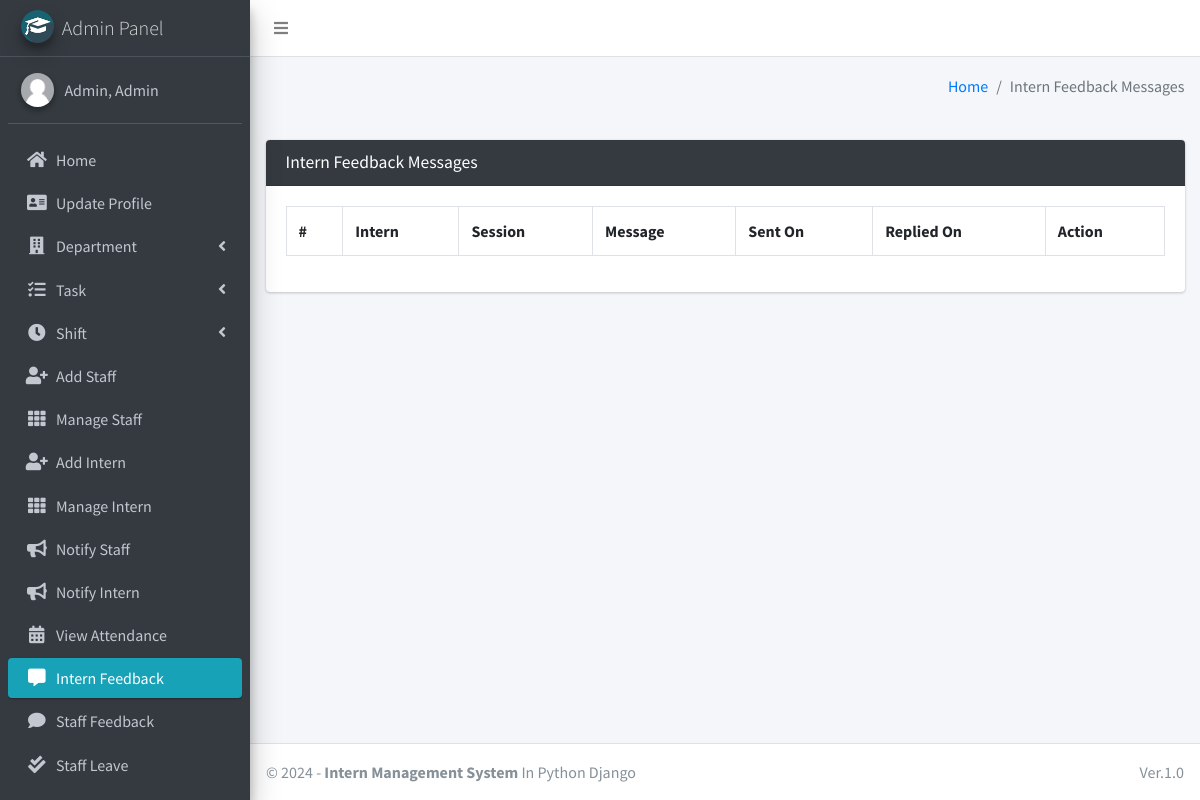
The app's page /intern/view/feedback/ (signed in) with its own data.
### main_app/models.py (models this page shows)
class CustomUser(AbstractUser):
    USER_TYPE = ((1, "HOD"), (2, "Staff"), (3, "Intern"))
    GENDER = [("M", "Male"), ("F", "Female")]
    username = None  # Removed username, using email instead
    email = models.EmailField(unique=True)
    user_type = models.CharField(default=1, choices=USER_TYPE, max_length=1)
    gender = models.CharField(max_length=1, choices=GENDER)
    profile_pic = models.ImageField()
    address = models.TextField()
    fcm_token = models.TextField(default="")  # For firebase notifications
    created_at = models.DateTimeField(auto_now_add=True)
    updated_at = models.DateTimeField(auto_now=True)
    USERNAME_FIELD = "email"
    REQUIRED_FIELDS = []
    objects = CustomUserManager()
    def __str__(self):
        return self.last_name + ", " + self.first_name

### main_app/hod_views.py (the view, shortened to what this page needs)
# urls.py: path("intern/view/feedback/", hod_views.intern_feedback_message,
@csrf_exempt
def intern_feedback_message(request):
    if request.method != 'POST':
        feedbacks = FeedbackIntern.objects.all()
        context = {
            'feedbacks': feedbacks,
            'page_title': 'Intern Feedback Messages'
        }
        return render(request, 'hod_template/intern_feedback_template.html', context)

### main_app/templates/hod_template/intern_feedback_template.html (shortened to what this page needs)
{% extends 'main_app/base.html' %}
{% load static %}
{% block content %}
<section class="content">
    <div class="container-fluid">
        <div class="row">
            <div class="col-md-12">
                <div class="card card-dark">
                    <div class="card-header">
                        <h3 class="card-title">{{page_title}}</h3>
                    </div>
                    <div class="table card-body">
                        <table class="table table-bordered table-hover">
                            <tr>
                                <th>#</th>
                                <th>Intern</th>
                                <th>Session</th>
                                <th>Message</th>
                                <th>Sent On</th>
                                <th>Replied On</th>
                                <th>Action</th>
                            </tr>
                        </table>
                    </div>
                    </div>
            </div>
        </div>
    </div>
</section>
{% endblock content %}

### main_app/templates/main_app/sidebar_template.html (shortened to what this page needs)
{% load static %}
<aside class="main-sidebar sidebar-dark-info elevation-4">
    {% if request.user.user_type == '1' %}
    <a href="{% url 'admin_home' %}" class="brand-link">
        <img src="{% static 'dist/img/cmsl.png' %} " alt="AdminLTE Logo"
            class="brand-image img-circle elevation-3" >
        <span class="brand-text font-weight-light">Admin Panel</span>
    </a>
    <div class="sidebar">
        <div class="user-panel mt-3 pb-3 mb-3 d-flex">
            <div class="image">
                <img src="{{ request.user.profile_pic}}" class="img-circle elevation-2" alt="User Image">
            </div>
            <div class="info">
                <a href="#" class="d-block">{{user}}</a>
            </div>
        </div>
        <nav class="mt-2">
            <ul class="nav nav-pills nav-sidebar flex-column" data-widget="treeview" role="menu" data-accordion="false">
                <li class="nav-item">
                    {% url 'admin_home' as admin_home %}
                    <a href="{{admin_home}}" class="nav-link {% if admin_home == request.path %} active {% endif %}">
                        <i class="nav-icon fas fa-home"></i>
                        <p>
                            Home
                        </p>
                    </a>
                </li>
                <li class="nav-item">
                    {% url 'admin_view_profile' as admin_view_profile %}
                    <a href="{{admin_view_profile}}"
                        class="nav-link {% if admin_view_profile == request.path %} active {% endif %}">
                        <i class="nav-icon fas fa-address-card"></i>
                        <p>
                            Update Profile
                        </p>
                    </a>
                </li>
                <li class="nav-item has-treeview">
                    <a href="#" class="nav-link">
                        <i class="nav-icon fas fa-building"></i>
                        <p>
                            Department
                            <i class="fas fa-angle-left right"></i>
                        </p>
                    </a>
                </li>
                <li class="nav-item has-treeview">
                    <a href="#" class="nav-link">
                        <i class="nav-icon fas fa-tasks"></i>
                        <p>
                            Task
                            <i class="fas fa-angle-left right"></i>
                        </p>
                    </a>
                </li>
                <li class="nav-item has-treeview">
                    <a href="#" class="nav-link">
                        <i class="nav-icon fas fa-clock"></i>
                        <p>
                            Shift
                            <i class="fas fa-angle-left right"></i>
                        </p>
                    </a>
                </li>
                <li class="nav-item">
                    {% url 'add_staff' as add_staff %}
                    <a href="{{add_staff}}" class="nav-link {% if add_staff == request.path %} active {% endif %}">
                        <i class="nav-icon fas fa-user-plus"></i>
                        <p>
                            Add Staff
                        </p>
                    </a>
                </li>
                <li class="nav-item">
                    {% url 'manage_staff' as manage_staff %}
                    {% url 'edit_staff' staff_id as edit_staff %}
                    <a href="{{manage_staff}}"
                        class="nav-link {% if manage_staff == request.path or request.path == edit_staff %} active {% endif %}">
                        <i class="nav-icon fas fa-th"></i>
                        <p>
                            Manage Staff
                        </p>
                    </a>
                </li>
                <li class="nav-item">
                    {% url 'add_intern' as add_intern%}
                    <a href="{{add_intern}}" class="nav-link  {% if add_intern == request.path %} active {% endif %}">
                        <i class="nav-icon fas fa-user-plus"></i>
                        <p>
                            Add Intern
                        </p>
                    </a>
                </li>
                <li class="nav-item">
                    {% url 'manage_intern' as manage_intern %}
                    {% url 'edit_intern' intern_id as edit_intern %}
                    <a href="{{manage_intern}}"
                        class="nav-link  {% if edit_intern == request.path or manage_intern == request.path %} active {% endif %}">
                        <i class="nav-icon fas fa-th"></i>
                        <p>
                            Manage Intern
                        </p>
                    </a>
                </li>
                <li class="nav-item">
                    {% url 'admin_notify_staff' as admin_notify_staff %}
                    <a href="{{admin_notify_staff}}"
                        class="nav-link {% if admin_notify_staff == request.path %} active {% endif %}">
                        <i class="nav-icon fas fa-bullhorn"></i>
                        <p>
                            Notify Staff
                        </p>
                    </a>
                </li>
                <li class="nav-item">
                    {% url 'admin_notify_intern' as admin_notify_intern %}
                    <a href="{{admin_notify_intern}}"
                        class="nav-link {% if admin_notify_intern == request.path %} active {% endif %}">
                        <i class="nav-icon fas fa-bullhorn"></i>
                        <p>
                            Notify Intern
                        </p>
                    </a>
                </li>
                <li class="nav-item">
                    {% url 'admin_view_attendance' as admin_view_attendance %}
                <li class="nav-item">
                    <a href="{{admin_view_attendance}}"
                        class="nav-link  {% if admin_view_attendance == request.path %} active {% endif %}">
                        <i class="nav-icon fas fa-calendar-alt"></i>
                        <p>
                            View Attendance
                        </p>
                    </a>
                </li>
                <li class="nav-item">
                    {% url 'intern_feedback_message' as intern_feedback_message %}
                    <a href="{{ intern_feedback_message }}"
                        class="nav-link  {% if intern_feedback_message == request.path %} active {% endif %}">
                        <i class="nav-icon fas fa-comment-alt"></i>
                        <p>
                            Intern Feedback
                        </p>
                    </a>
                </li>
                <li class="nav-item">
                    {% url 'staff_feedback_message' as staff_feedback_message %}
                    <a href="{{staff_feedback_message}}"
                        class="nav-link   {% if staff_feedback_message == request.path %} active {% endif %}">
                        <i class="nav-icon fas fa-comment"></i>
                        <p>
                            Staff Feedback
                        </p>
                    </a>
                </li>
                <li class="nav-item">
                    {% url 'view_staff_leave' as view_staff_leave %}
                    <a href="{{view_staff_leave}}"
                        class="nav-link  {% if view_staff_leave == request.path %} active {% endif %}">
                        <i class="nav-icon fas fa-check-double"></i>
                        <p>
                            Staff Leave
                        </p>
                    </a>
                </li>
                <li class="nav-item">
                    {% url 'view_intern_leave' as view_intern_leave %}
                    <a href="{% url 'view_intern_leave' %}"
                        class="nav-link  {% if view_intern_leave == request.path %} active {% endif %}">
                    </a>
                </li>
                                        {% endif %}
                                    </ul>
                                </nav>
                            </div>
</aside>

### records on screen
CustomUser: user.profile_pic (placeholder picture), last_name+first_name "Admin, Admin"

### other values on screen
{{ page_title }} "Intern Feedback Messages"
